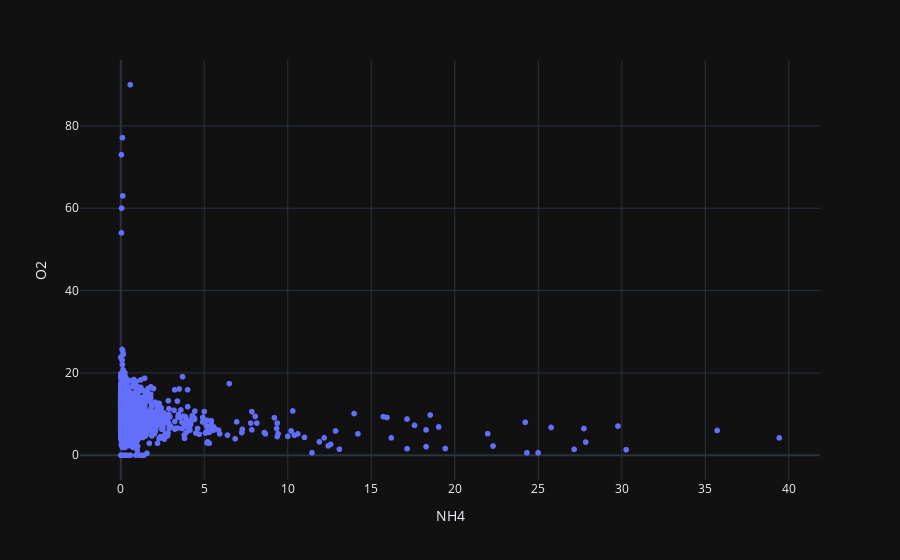

Notebook code cell kept with this figure:
### Code cell
fig = px.scatter(df,x = "NH4",y="O2",template= "plotly_dark")
fig.show()

### Figure 1 — Plotly figure (JSON) as saved in the notebook; plotly's stock layout.template omitted (floating-point values rounded to 4 significant figures; data arrays with more than 128 entries replaced by an {"elided": "..."} marker saying what was removed)
{"data": [{"hovertemplate": "NH4=%{x}<br>O2=%{y}<extra></extra>", "legendgroup": "", "marker": {"color": "#636efa", "symbol": "circle"}, "mode": "markers", "name": "", "showlegend": false, "type": "scattergl", "x": {"elided": "2861 float values"}, "xaxis": "x", "y": {"elided": "2861 float values"}, "yaxis": "y"}], "layout": {"autosize": true, "legend": {"tracegroupgap": 0}, "margin": {"t": 60}, "xaxis": {"anchor": "y", "autorange": true, "domain": [0, 1], "range": [-2.386, 41.81], "title": {"text": "NH4"}, "type": "linear"}, "yaxis": {"anchor": "x", "autorange": true, "domain": [0, 1], "range": [-6.969, 96.97], "title": {"text": "O2"}, "type": "linear"}}}
